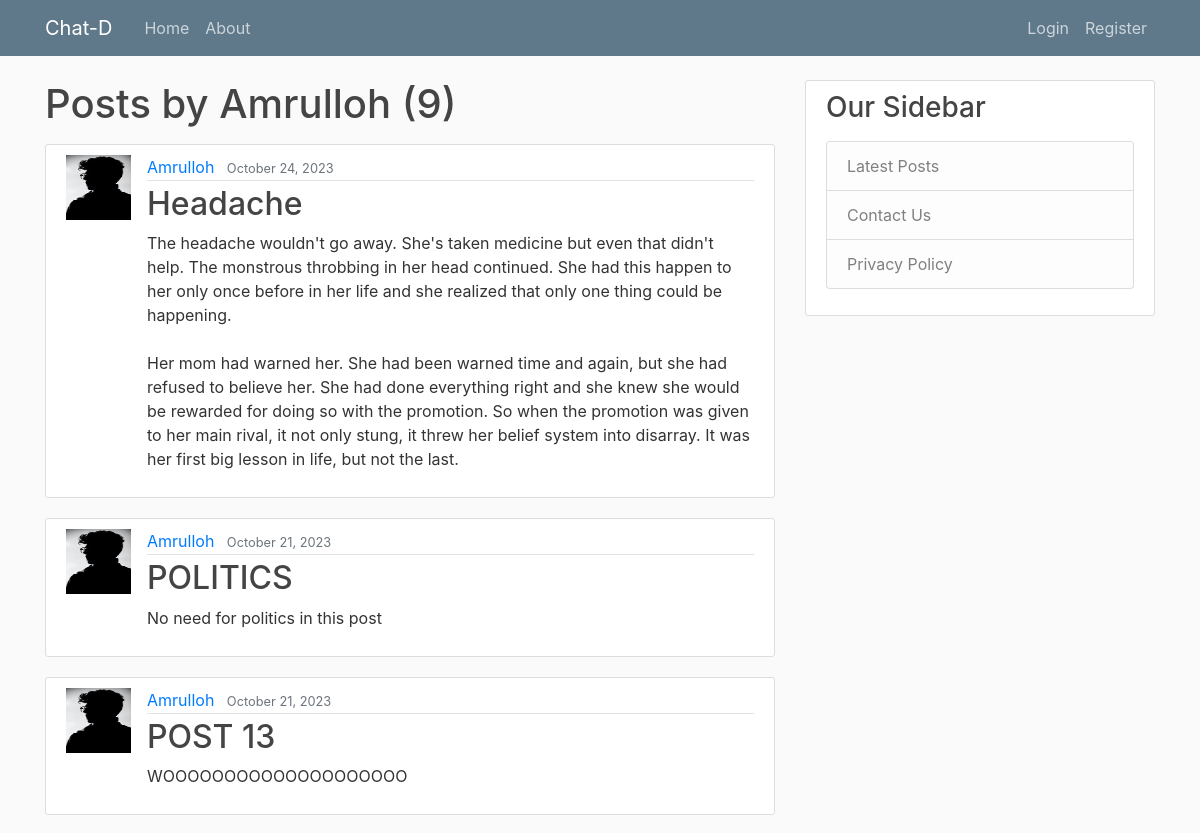
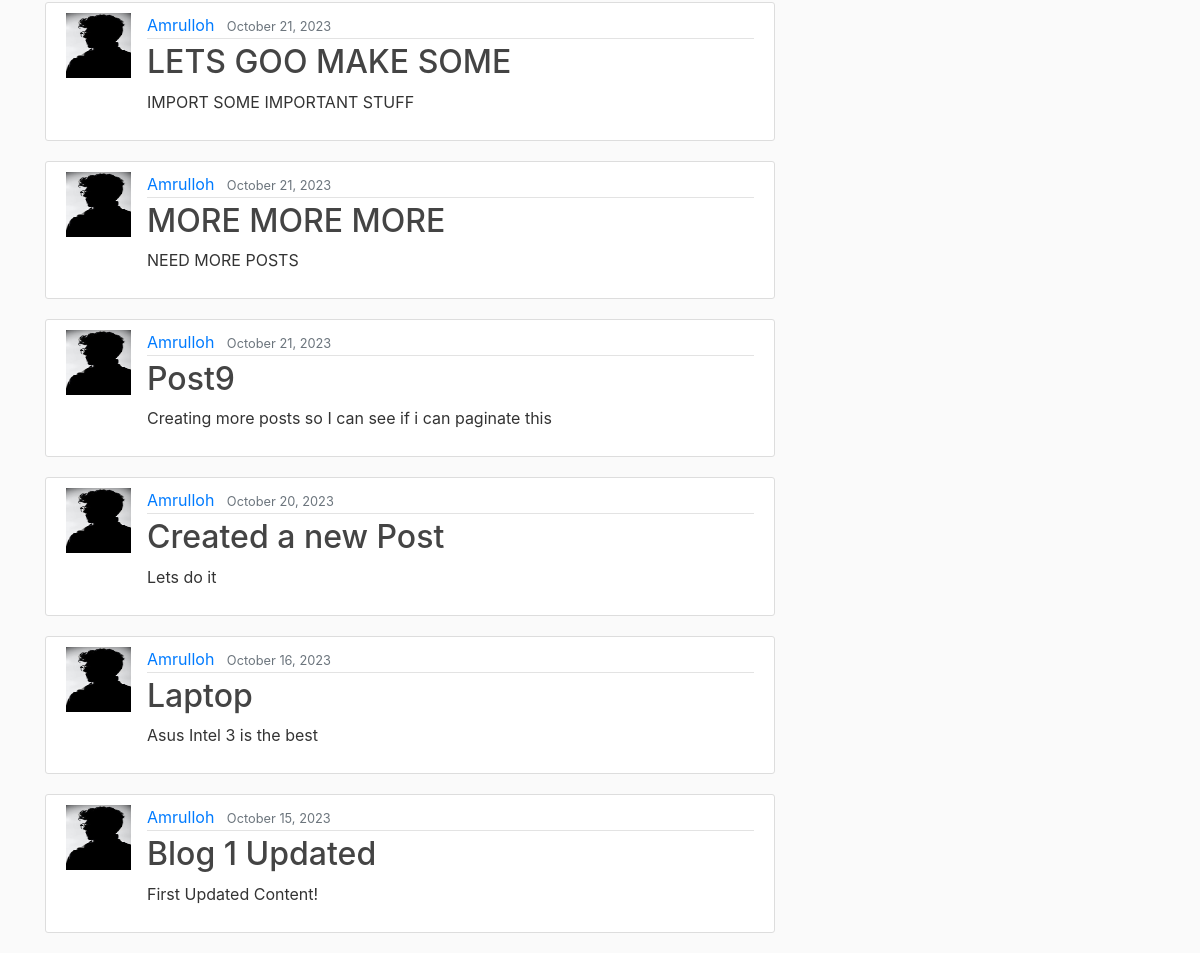
/user/Amrulloh, run on the app's committed database (2 pictures, top to bottom).
### blog/models.py (models this page shows, shortened)
class Post(models.Model):
    title = models.CharField(max_length=100)
    content = models.TextField()
    date_posted =models.DateTimeField(default = timezone.now)
    author = models.ForeignKey(User, on_delete=models.CASCADE)

### users/models.py (models this page shows, shortened)
class profile(models.Model):
    user = models.OneToOneField(User, on_delete=models.CASCADE)
    bio = models.TextField()
    date_opened =models.DateTimeField(auto_now_add=True)
    image = models.ImageField(default='default.jpg', upload_to = 'profile_pics')

### blog/views.py (the view)
# urls.py: path('user/<str:username>',UserPostListView.as_view(), name="user-posts"),
class UserPostListView(ListView):
    model = Post
    template_name = 'blog/user_posts.html'
    context_object_name = 'posts'
    paginate_by = 10
    def get_queryset(self):
        user = get_object_or_404(User, username = self.kwargs.get('username'))
        return Post.objects.filter(author=user).order_by('-date_posted')

### blog/templates/blog/user_posts.html (shortened to what this page needs)
{% extends "blog/base.html"%}
{% block content %}
  <h1 class = 'mb-3'>Posts by {{view.kwargs.username}} ({{page_obj.paginator.count}}) </h1>
    {% for post in posts %}
    <article class="media content-section">
      <img class="rounder-circle article-img"src = "{{ post.author.profile.image.url }}" >
        <div class="media-body">
          <div class="article-metadata">
            <a class="mr-2" href="{% url 'user-posts' post.author.username %}">{{ post.author }}</a>
            <small class="text-muted">{{ post.date_posted |date:"F d, Y" }}</small>
          </div>
          <h2><a class="article-title" href="{% url 'post-detail' post.id %}">{{ post.title }}</a></h2>
          <p class="article-content">{{ post.content }}</p>
        </div>
      </article>
    {%endfor%}
{%endblock content%}

### blog/static/blog/main.css (style rules this page uses)
body { background: #fafafa; color: #333333; margin-top: 5rem; }
h1, h2, h3, h4, h5, h6 { color: #444444; }
.content-section { background: #ffffff; padding: 10px 20px; border: 1px solid #dddddd; border-radius: 3px; margin-bottom: 20px; }
.article-title { color: #444444; }
.article-content { white-space: pre-line; }
.article-img { height: 65px; width: 65px; margin-right: 16px; }
.article-metadata { padding-bottom: 1px; margin-bottom: 4px; border-bottom: 1px solid #e3e3e3 }

### data on the page
Post: author.profile.image (placeholder picture), author "Amrulloh", date_posted "October 24, 2023", title "Headache", content "The headache wouldn't go away. She's taken medicine but even that didn't help. The monstrous throbbing in her head continued. She had this happen to her only once before in her life and she realized that only one thing could be happening. Her mom had warned her. She had been warned time and again, but she had refused to believe her. She had done everything right and she knew she would be rewarded for doing so with the promotion. So when the promotion was given to her main rival, it not only stung, it threw her belief system into disarray. It was her first big lesson in life, but not the last."
Post: author.profile.image (placeholder picture), author "Amrulloh", date_posted "October 21, 2023", title "POLITICS", content "No need for politics in this post"
Post: author.profile.image (placeholder picture), author "Amrulloh", date_posted "October 21, 2023", title "POST 13", content "WOOOOOOOOOOOOOOOOOOOO"
Post: author.profile.image (placeholder picture), author "Amrulloh", date_posted "October 21, 2023", title "LETS GOO MAKE SOME", content "IMPORT SOME IMPORTANT STUFF"
Post: author.profile.image (placeholder picture), author "Amrulloh", date_posted "October 21, 2023", title "MORE MORE MORE", content "NEED MORE POSTS"
Post: author.profile.image (placeholder picture), author "Amrulloh", date_posted "October 21, 2023", title "Post9", content "Creating more posts so I can see if i can paginate this"
Post: author.profile.image (placeholder picture), author "Amrulloh", date_posted "October 20, 2023", title "Created a new Post", content "Lets do it"
Post: author.profile.image (placeholder picture), author "Amrulloh", date_posted "October 16, 2023", title "Laptop", content "Asus Intel 3 is the best"
Post: author.profile.image (placeholder picture), author "Amrulloh", date_posted "October 15, 2023", title "Blog 1 Updated", content "First Updated Content!"

### other printed values
{{ view.kwargs.username }} "Amrulloh"
{{ page_obj.paginator.count }} "9"
